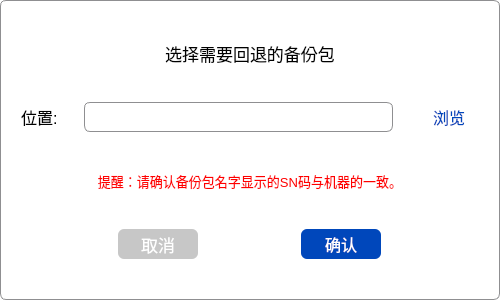
<?xml version="1.0" encoding="UTF-8"?>
<ui version="4.0">
 <class>Widget2SystemControlBack</class>
 <widget class="QWidget" name="Widget2SystemControlBack">
  <property name="geometry">
   <rect>
    <x>0</x>
    <y>0</y>
    <width>500</width>
    <height>300</height>
   </rect>
  </property>
  <property name="minimumSize">
   <size>
    <width>500</width>
    <height>300</height>
   </size>
  </property>
  <property name="windowTitle">
   <string>Form</string>
  </property>
  <property name="styleSheet">
   <string notr="true">QWidget{
  	border: 1px solid #8f8f91;
  	border-radius:6px;
	background-color: rgb(255, 255, 255);
}</string>
  </property>
  <layout class="QHBoxLayout" name="horizontalLayout">
   <item>
    <spacer name="horizontalSpacer_3">
     <property name="orientation">
      <enum>Qt::Horizontal</enum>
     </property>
     <property name="sizeType">
      <enum>QSizePolicy::Fixed</enum>
     </property>
     <property name="sizeHint" stdset="0">
      <size>
       <width>10</width>
       <height>20</height>
      </size>
     </property>
    </spacer>
   </item>
   <item>
    <layout class="QVBoxLayout" name="verticalLayout">
     <item>
      <widget class="QLabel" name="label">
       <property name="font">
        <font>
         <pointsize>13</pointsize>
        </font>
       </property>
       <property name="styleSheet">
        <string notr="true">border:none;</string>
       </property>
       <property name="text">
        <string>选择需要回退的备份包</string>
       </property>
       <property name="alignment">
        <set>Qt::AlignCenter</set>
       </property>
      </widget>
     </item>
     <item>
      <layout class="QHBoxLayout" name="horizontalLayout_2">
       <item>
        <widget class="QLabel" name="label_2">
         <property name="font">
          <font>
           <pointsize>12</pointsize>
          </font>
         </property>
         <property name="styleSheet">
          <string notr="true">border:none;</string>
         </property>
         <property name="text">
          <string>位置:</string>
         </property>
        </widget>
       </item>
       <item>
        <spacer name="horizontalSpacer">
         <property name="orientation">
          <enum>Qt::Horizontal</enum>
         </property>
         <property name="sizeType">
          <enum>QSizePolicy::Fixed</enum>
         </property>
         <property name="sizeHint" stdset="0">
          <size>
           <width>20</width>
           <height>20</height>
          </size>
         </property>
        </spacer>
       </item>
       <item>
        <widget class="QLineEdit" name="lineFilePath">
         <property name="minimumSize">
          <size>
           <width>0</width>
           <height>30</height>
          </size>
         </property>
        </widget>
       </item>
       <item>
        <spacer name="horizontalSpacer_2">
         <property name="orientation">
          <enum>Qt::Horizontal</enum>
         </property>
         <property name="sizeType">
          <enum>QSizePolicy::Fixed</enum>
         </property>
         <property name="sizeHint" stdset="0">
          <size>
           <width>20</width>
           <height>20</height>
          </size>
         </property>
        </spacer>
       </item>
       <item>
        <widget class="QPushButton" name="btnImport">
         <property name="minimumSize">
          <size>
           <width>60</width>
           <height>30</height>
          </size>
         </property>
         <property name="maximumSize">
          <size>
           <width>60</width>
           <height>30</height>
          </size>
         </property>
         <property name="font">
          <font>
           <pointsize>12</pointsize>
          </font>
         </property>
         <property name="cursor">
          <cursorShape>PointingHandCursor</cursorShape>
         </property>
         <property name="styleSheet">
          <string notr="true">QPushButton{
	color: rgb(0,71,187);
	border:none;
    background-color: transparent;
}
QPushButton:disable{
	color: rgb(120, 120, 120);
}</string>
         </property>
         <property name="text">
          <string>浏览</string>
         </property>
        </widget>
       </item>
      </layout>
     </item>
     <item>
      <widget class="QLabel" name="label_3">
       <property name="font">
        <font>
         <pointsize>10</pointsize>
        </font>
       </property>
       <property name="styleSheet">
        <string notr="true">color: rgb(255, 0, 0);
border:none;</string>
       </property>
       <property name="text">
        <string>提醒：请确认备份包名字显示的SN码与机器的一致。</string>
       </property>
       <property name="alignment">
        <set>Qt::AlignCenter</set>
       </property>
      </widget>
     </item>
     <item>
      <layout class="QHBoxLayout" name="horizontalLayout_3">
       <item>
        <widget class="QPushButton" name="btnCancel">
         <property name="minimumSize">
          <size>
           <width>80</width>
           <height>30</height>
          </size>
         </property>
         <property name="maximumSize">
          <size>
           <width>80</width>
           <height>30</height>
          </size>
         </property>
         <property name="font">
          <font>
           <pointsize>13</pointsize>
          </font>
         </property>
         <property name="styleSheet">
          <string notr="true">  background-color: #C7C7C7;
  border:none;
  color: rgb(255, 255, 255);</string>
         </property>
         <property name="text">
          <string>取消</string>
         </property>
        </widget>
       </item>
       <item>
        <widget class="QPushButton" name="btnConfirm">
         <property name="minimumSize">
          <size>
           <width>80</width>
           <height>30</height>
          </size>
         </property>
         <property name="maximumSize">
          <size>
           <width>80</width>
           <height>30</height>
          </size>
         </property>
         <property name="font">
          <font>
           <pointsize>12</pointsize>
          </font>
         </property>
         <property name="styleSheet">
          <string notr="true">  background-color: #0047BB;
  border:none;
  color: rgb(255, 255, 255);</string>
         </property>
         <property name="text">
          <string>确认</string>
         </property>
        </widget>
       </item>
      </layout>
     </item>
     <item>
      <spacer name="verticalSpacer">
       <property name="orientation">
        <enum>Qt::Vertical</enum>
       </property>
       <property name="sizeType">
        <enum>QSizePolicy::Fixed</enum>
       </property>
       <property name="sizeHint" stdset="0">
        <size>
         <width>20</width>
         <height>30</height>
        </size>
       </property>
      </spacer>
     </item>
    </layout>
   </item>
   <item>
    <spacer name="horizontalSpacer_4">
     <property name="orientation">
      <enum>Qt::Horizontal</enum>
     </property>
     <property name="sizeType">
      <enum>QSizePolicy::Fixed</enum>
     </property>
     <property name="sizeHint" stdset="0">
      <size>
       <width>10</width>
       <height>20</height>
      </size>
     </property>
    </spacer>
   </item>
  </layout>
 </widget>
 <resources/>
 <connections/>
</ui>
